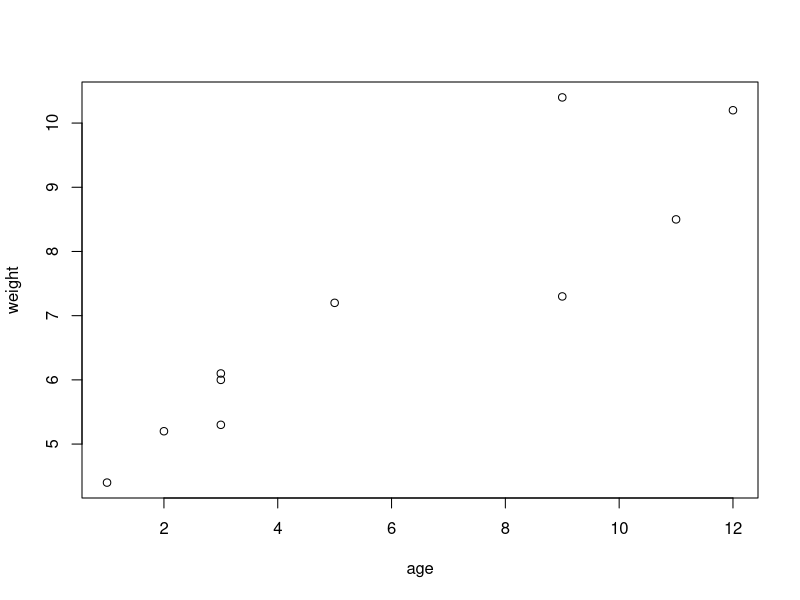
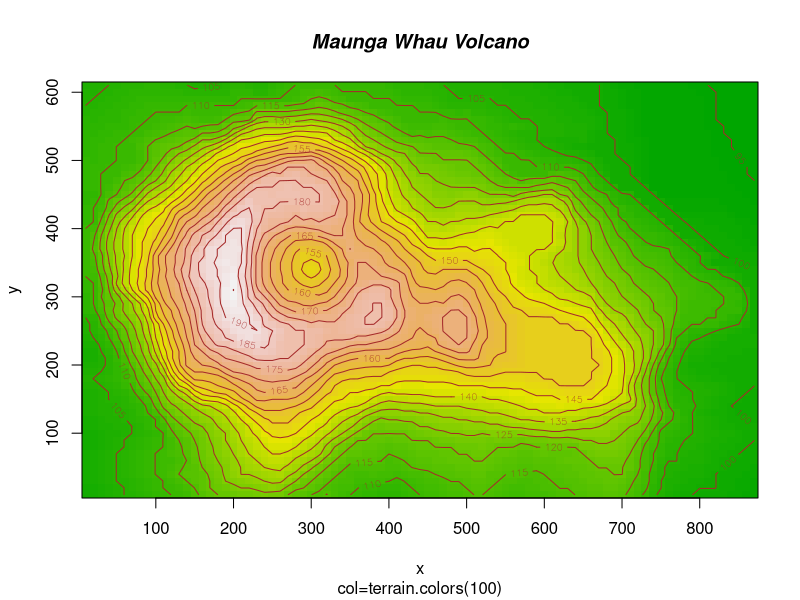
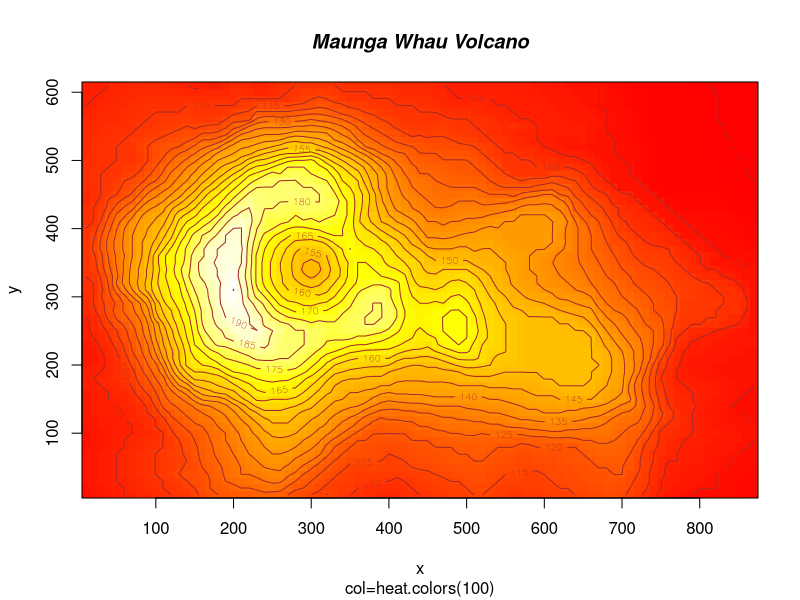
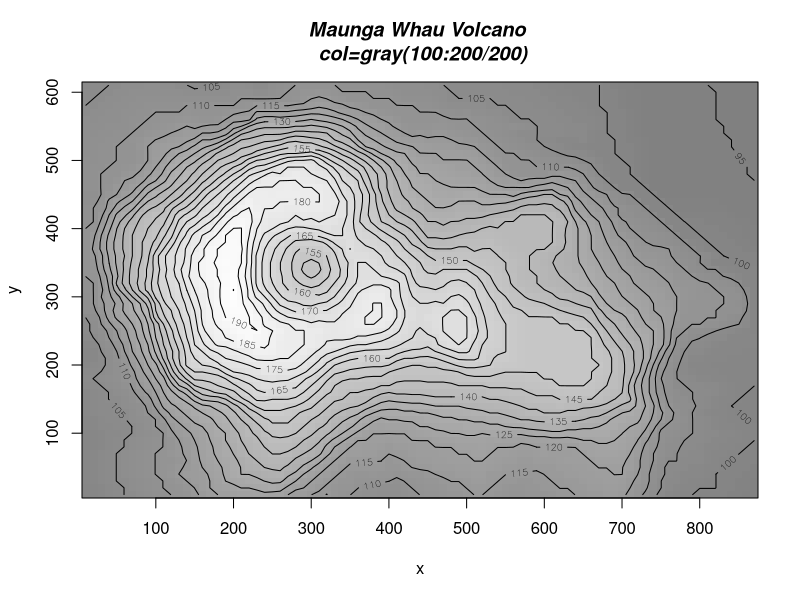
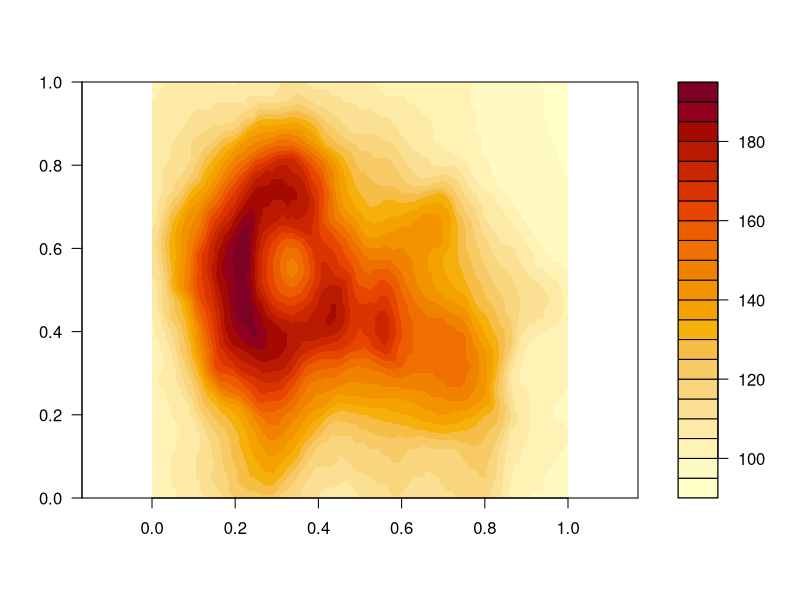
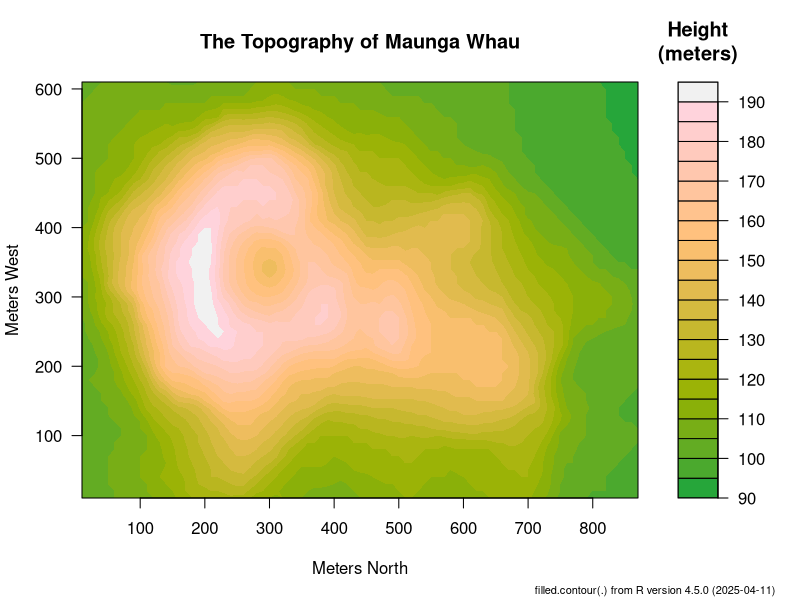
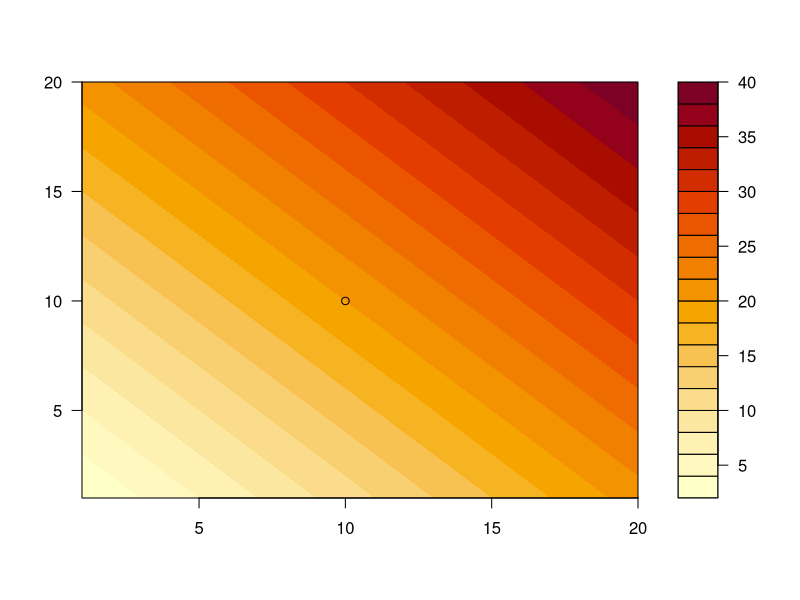
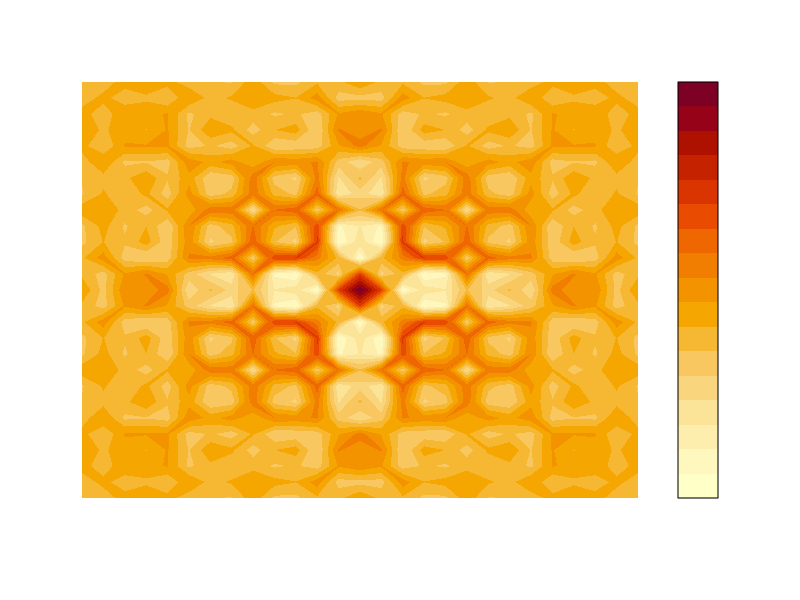

The R source for these figures, in order: (Note: this script raises an error after producing the figures.)
#------------------------------------#
# R in Action (2nd ed): Chapter 1    #
# Introduction to R                  #
#------------------------------------#

# A sample R session
# q() is commented out so you don't accidently exit
#learn R
x <- rnorm(5)
x
# Listing 1.1 - A Sample R session

age <- c(1,3,5,2,11,9,3,9,12,3)
weight <- c(4.4,5.3,7.2,5.2,8.5,7.3,6.0,10.4,10.2,6.1)
mean(weight)
sd(weight)
cor(age,weight)
plot(age,weight)
demo()
demo(image)
demo(Hershey)
demo(persp)
# q()

help.start()
help("foo") 
?foo
??foo
getwd() 
ls()
# Listing 1.2 - An example of commands used to manage the R Workspace. 

setwd("C:/myprojects/project1") # change the path to one of your directories
setwd("U:/My R Files")
options()
options(digits=3)
x <- runif(20)
summary(x)
hist(x)
savehistory()
save.image()

q()

# Listing 1.3 - Working with a new package

help.start()
install.packages("vcd")
help(package="vcd")
library(vcd)
help(Arthritis)
Arthritis
example(Arthritis)
# q()

#use UU U-drive to save the data
setwd("U:/My R Files")



